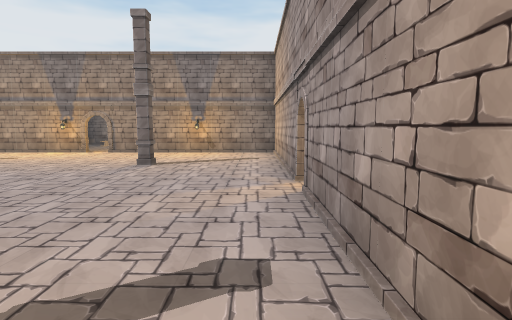
View 1 (above)

18 first-person views from a walk through a 3-D level made in the Unity game engine. The camera is 1.5 m above the floor, tilts 6° down and sees 80° across. The floor is counted in squares, 2 m on a side. Each view is taken from the middle of a square. On the plan, view 1 faces up. The plan holds only what a view shows up to about 10 squares ahead; the rest is blank.

View 2
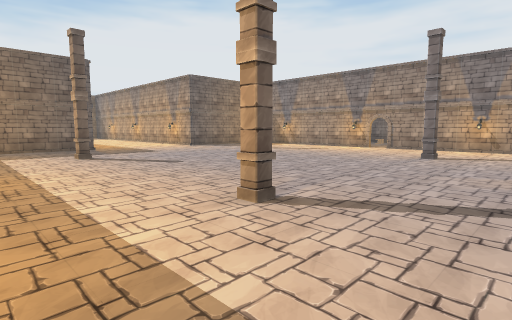

View 3
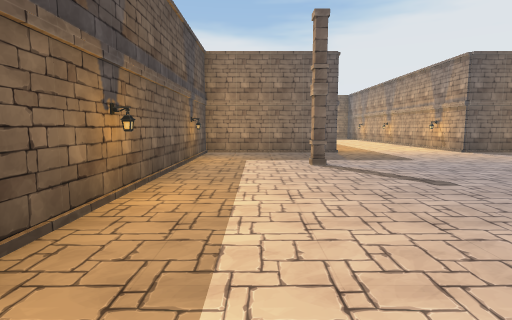

View 4
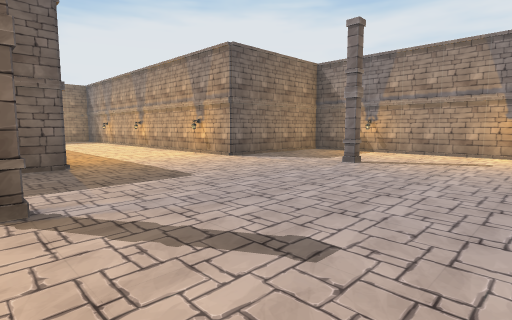

View 5
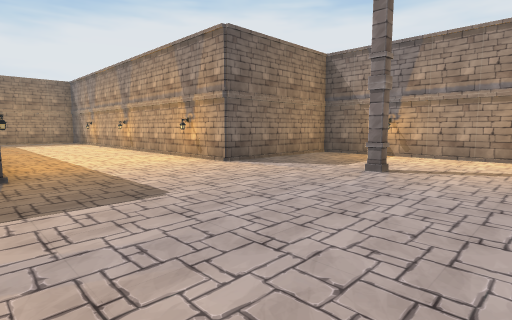

View 6
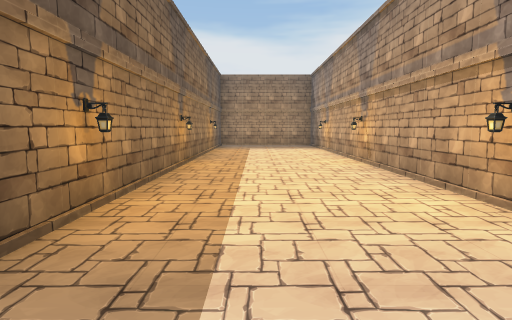

View 7
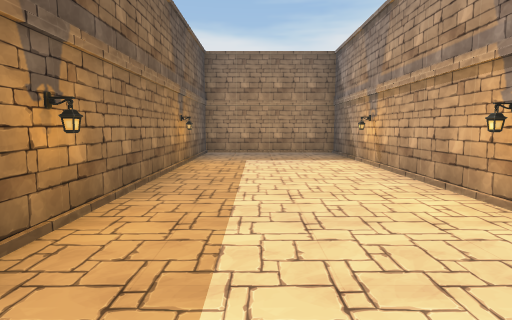

View 8
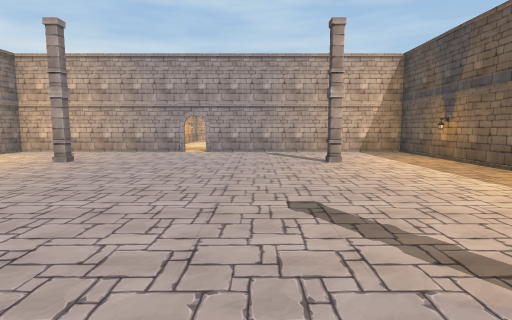

View 9
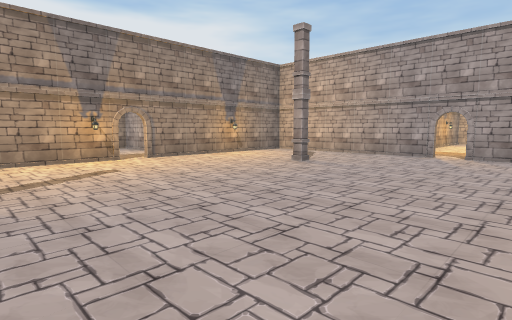

View 10
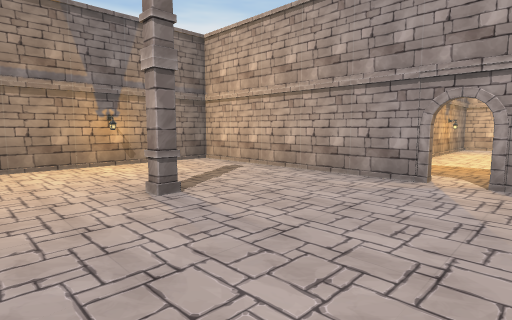

View 11
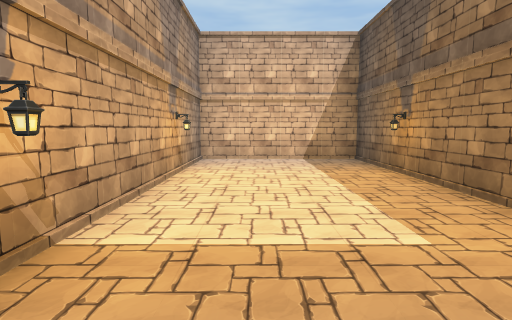

View 12
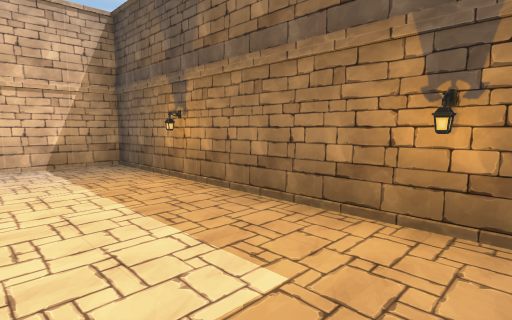

View 13
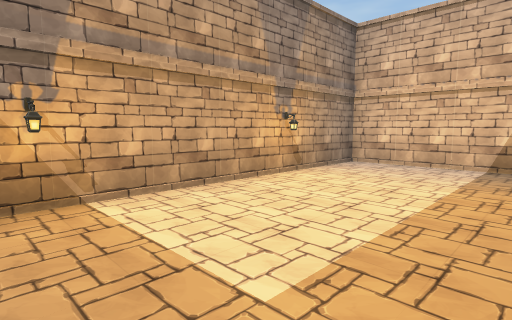

View 14
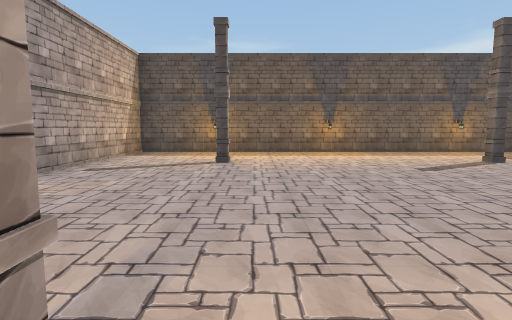

View 15
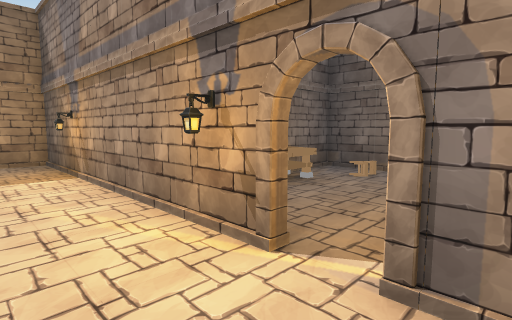

View 16
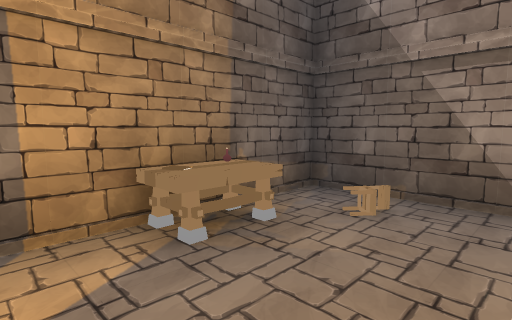

View 17
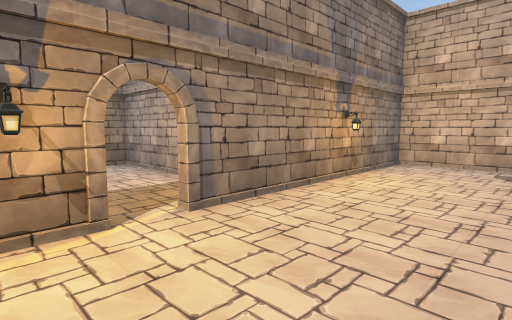

View 18
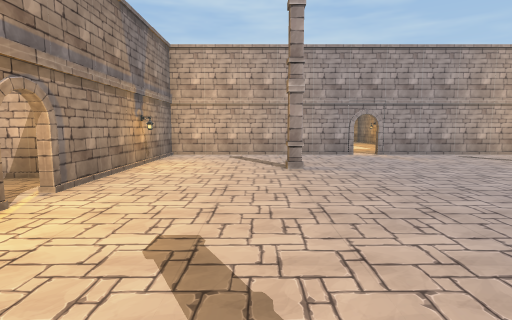

### Floor plan
Ten units are one square. View 1 is at (0, 0); x grows to the right and y downward. Boxes are objects, and circles mark ways between rooms. Rooms are numbered by the first view taken in them; rooms with no view inside come last. Other rooms are left out.
<svg viewBox="-238 -139 328 169">
<path fill="none" stroke="#000" d="M-113 -15 -113 25 6 25 6 -36M-64 -94 -113 -94 -113 -54 -233 -54 -233 -15 -118 -15M6 -42 6 -94 -46 -94M21 -15 85 -15 85 -54 22 -54M-34 -102 -34 -134 -73 -134 -73 -126"/>
<rect x="-175" y="-55" width="10" height="10" fill="#bbb"><title>other object</title></rect>
<rect x="-135" y="-55" width="10" height="10" fill="#bbb"><title>other object</title></rect>
<rect x="-85" y="-5" width="10" height="10" fill="#bbb"><title>other object</title></rect>
<rect x="-65" y="-95" width="10" height="10" fill="#bbb"><title>other object</title></rect>
<rect x="-25" y="-5" width="10" height="10" fill="#bbb"><title>other object</title></rect>
<rect x="-25" y="-65" width="10" height="10" fill="#bbb"><title>other object</title></rect>
<rect x="-25" y="-95" width="10" height="10" fill="#bbb"><title>other object</title></rect>
<rect x="55" y="-55" width="10" height="10" fill="#bbb"><title>other object</title></rect>
<rect x="-75" y="-115" width="10" height="10" fill="#bbb"><title>other object</title></rect>
<rect x="-75" y="-125" width="10" height="10" fill="#bbb"><title>other object</title></rect>
<circle cx="10" cy="-40" r="3" fill="#2a7"/>
<circle cx="-50" cy="-95" r="3" fill="#2a7"/>
<text x="-90" y="-30">1</text>
<text x="50" y="-40">2</text>
<text x="-50" y="-120">3</text>
</svg>
Room 1 opens to room 2. Room 1 opens to room 3.

Where each view was taken, in squares from view 1:
view 1: 0 up, 0 right, facing up
view 2: 2 down, 0 right, facing up-left
view 3: 1 down, 2 left, facing left
view 4: 0 up, 5 left, facing up-left
view 5: 1 up, 6 left, facing up-left
view 6: 3 up, 10 left, facing left
view 7: 3 up, 14 left, facing left
view 8: 2 up, 9 left, facing right
view 9: 2 up, 8 left, facing up-right
view 10: 3 up, 4 left, facing up-right
view 11: 4 up, 1 right, facing right
view 12: 4 up, 2 right, facing down-right
view 13: 2 up, 2 right, facing up-right
view 14: 7 up, 3 left, facing down
view 15: 8 up, 4 left, facing up-left
view 16: 10 up, 5 left, facing up-left
view 17: 7 up, 6 left, facing up-right
view 18: 7 up, 8 left, facing right
